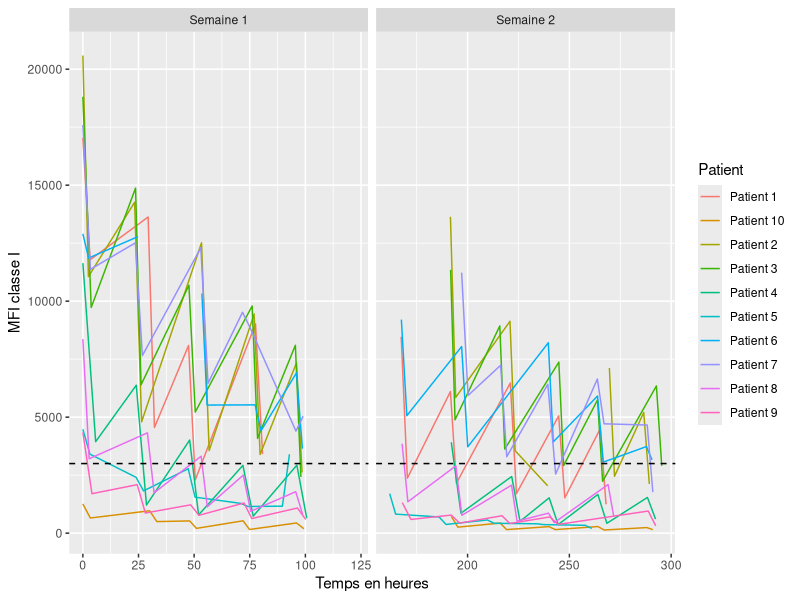
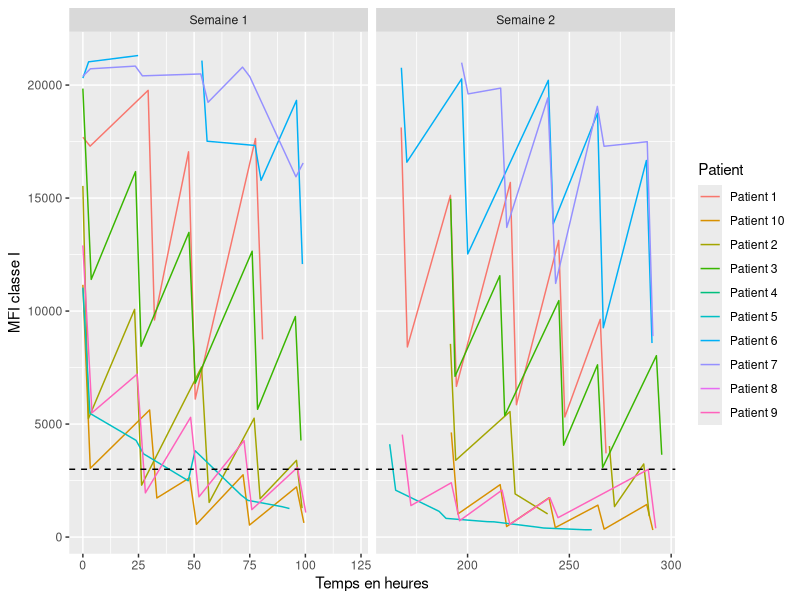
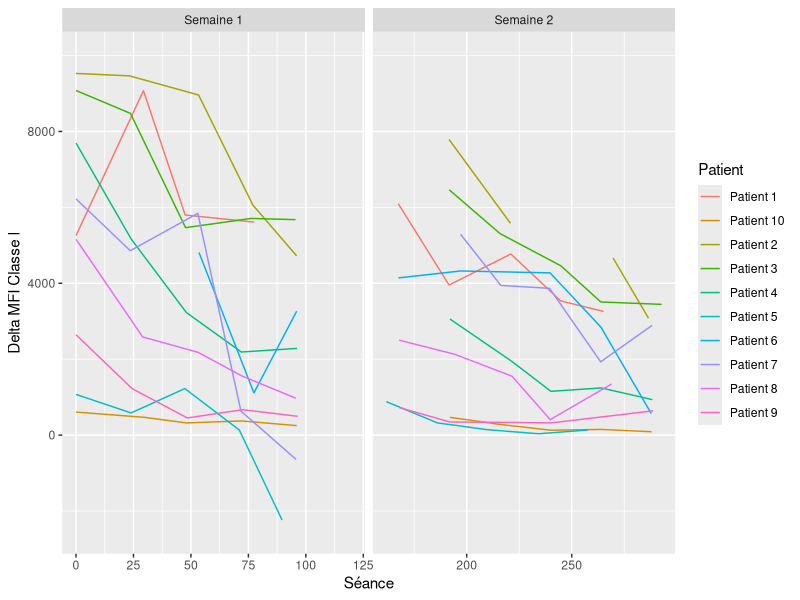
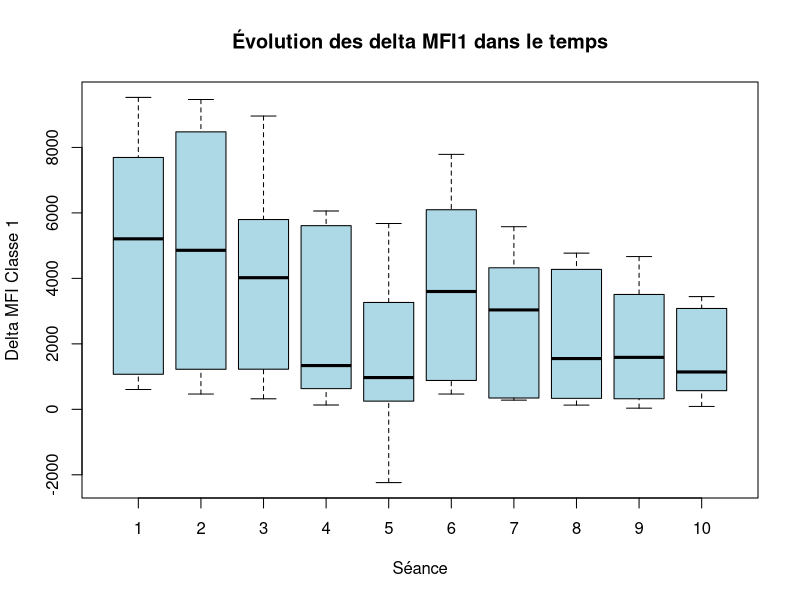
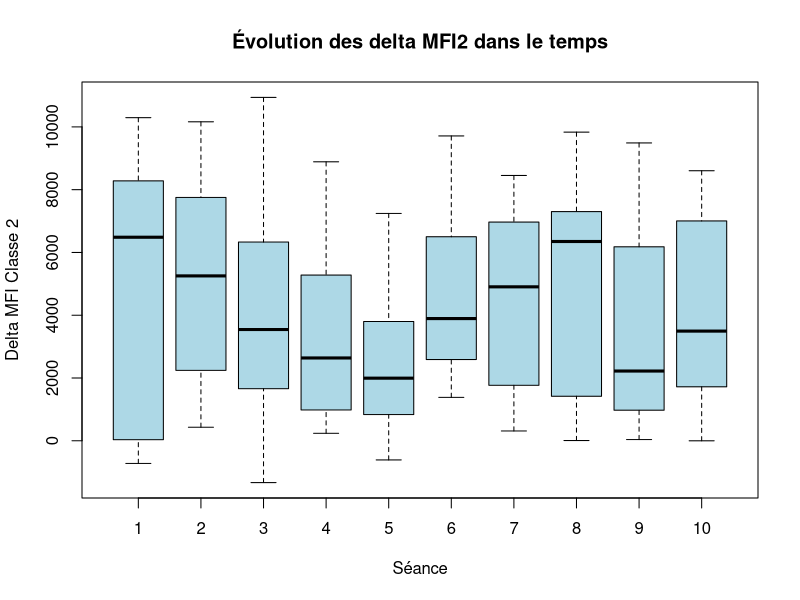
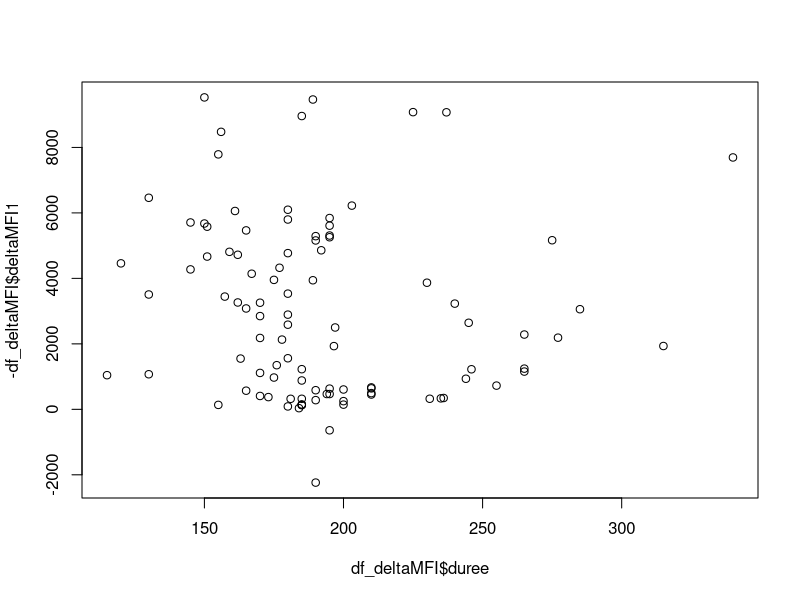
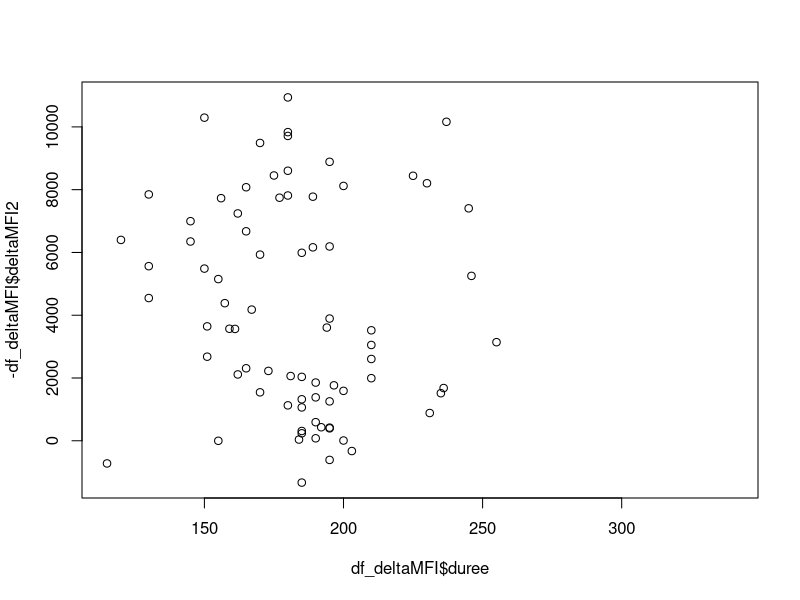
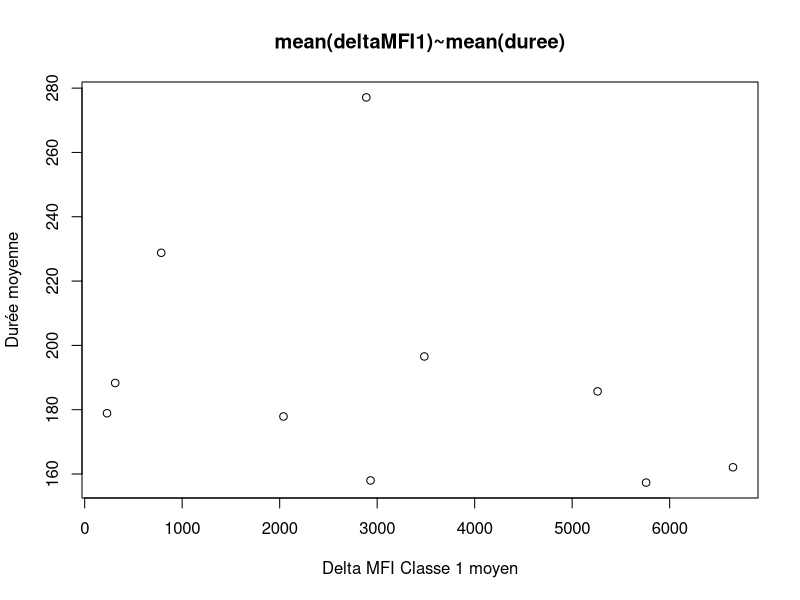

Generate these figures, in order, with R:
## Paramétrage du chemin de l'espace de travail :
# setwd("/Users/enzo/Documents/Enzo/Master/Projet tutoré")


## Librairies :
# Installation :
# install.packages("ggplot2")

# Chargement :
library(ggplot2)
library(GGally)

## Importation des données
data <- read.csv("donnees_corrigees_CINEDESIM.csv", header = TRUE, encoding = "UTF-8")[-1]

# Mise en facteur des variables quali :
data$nom_batch <- factor(data$nom_batch)
data$temp <- factor(data$temp)
data$C1.epi_maj <- factor(data$C1.epi_maj)
data$C2.epi_maj <- factor(data$C2.epi_maj)
data$sexe <- factor(data$sexe)
data$type_donneur <- factor(data$type_donneur)
data$transfusion <- factor(data$transfusion)
data$semaine <- factor(data$semaine, labels = c("Semaine 1", "Semaine 2"))

# Passage des variables quanti de caractère à numérique :
data$poids <- as.double(data$poids)
data$vol_pla_prescrit <- as.integer(data$vol_pla_prescrit)
data$vol_pla_traite <- as.integer(data$vol_pla_traite)

# Séparation en jeux de données par patient
liste_patients <- list()
for (patient in levels(data$nom_batch)){
  i <- which(levels(data$nom_batch) == patient)
  liste_patients[[i]] <- subset(data, data$nom_batch == patient)
}

## Graphiques des MFI et delta MFI
# MFI
graph_MFI1 <-  ggplot(data, aes(x = temps, y = C1.MFI, group=as.factor(nom_batch), color=as.factor(nom_batch))) +
  geom_line() +
  facet_grid(~semaine, scales = "free_x") +
  geom_hline(yintercept = 3000, color = "black", linetype = "dashed") +
  labs(x = "Temps en heures",
       y = "MFI classe I",
       color="Patient")
graph_MFI1


graph_MFI2 <-  ggplot(data, aes(x = temps, y = C2.MFI, group=as.factor(nom_batch), color=as.factor(nom_batch))) +
  geom_line() +
  facet_grid(~semaine, scales = "free_x") +
  geom_hline(yintercept = 3000, color = "black", linetype = "dashed") +
  labs(x = "Temps en heures",
       y = "MFI classe I",
       color="Patient")
graph_MFI2

# Delta MFI
# Creation d'un dataset adapté
df_deltaMFI <- data[seq(1, dim(data)[1], 2),]

# Représentation graphique
graph_delta_MFI1 <- ggplot(df_deltaMFI, aes(x=temps, y = - deltaMFI1, group=as.factor(nom_batch), color=as.factor(nom_batch))) +
  geom_line() +
  facet_grid(~semaine, scales = "free_x") +
  labs(x = "Séance",
       y = "Delta MFI Classe I",
       color="Patient") + 
  ylim(-2500,10000)
graph_delta_MFI1

mean(df_deltaMFI$deltaMFI1[seq(1, length(df_deltaMFI$deltaMFI1), 10)])
rep(df_deltaMFI$deltaMFI1, each = 2)

# Boxplot des Delta MFI par séance pour voir l'évolution générale
nb_patients <- length(levels(data$nom_batch))
nb_seances <- length(levels(data$temp)) / 2
boxplot(-df_deltaMFI$deltaMFI1~rep(1:nb_seances, nb_patients), xlab = "Séance", ylab = "Delta MFI Classe 1", main = "Évolution des delta MFI1 dans le temps", col = "lightblue")
boxplot(-df_deltaMFI$deltaMFI2~rep(1:nb_seances, nb_patients), xlab = "Séance", ylab = "Delta MFI Classe 2",  main = "Évolution des delta MFI2 dans le temps", col = "lightblue")

# Variations delta MFI dependantes de la durée de séance ? Moyenne / moyenne ou mediane / mediane
plot(-df_deltaMFI$deltaMFI1~df_deltaMFI$duree)
plot(-df_deltaMFI$deltaMFI2~df_deltaMFI$duree)

moy1 <- aggregate(cbind(-df_deltaMFI$deltaMFI1, df_deltaMFI$duree) , list(df_deltaMFI$nom_batch), mean, na.rm = TRUE)
moy2 <- aggregate(cbind(-df_deltaMFI$deltaMFI2, df_deltaMFI$duree) , list(df_deltaMFI$nom_batch), mean, na.rm = TRUE)

plot(moy1[,c(2,3)], xlab = "Delta MFI Classe 1 moyen", ylab = "Durée moyenne", main = "mean(deltaMFI1)~mean(duree)")
plot(moy2[,c(2,3)], xlab = "Delta MFI Classe 2 moyen", ylab = "Durée moyenne", main = "mean(deltaMFI2)~mean(duree)")

med1 <- aggregate(cbind(-df_deltaMFI$deltaMFI1, df_deltaMFI$duree) , list(df_deltaMFI$nom_batch), median, na.rm = TRUE)
med2 <- aggregate(cbind(-df_deltaMFI$deltaMFI2, df_deltaMFI$duree) , list(df_deltaMFI$nom_batch), median, na.rm = TRUE)

plot(med1[,c(2,3)], xlab = "Delta MFI Classe 1 médian", ylab = "Durée médianne", main = "median(deltaMFI1)~median(duree)")
plot(med2[,c(2,3)], xlab = "Delta MFI Classe 2 médian", ylab = "Durée médianne", main = "median(deltaMFI2)~median(duree)")


##
ggplot(df_deltaMFI, aes(x=temps, y = - deltaMFI1/duree, group=as.factor(nom_batch), color=as.factor(nom_batch))) +
  geom_line() +
  facet_grid(~semaine, scales = "free_x") +
  labs(x = "Séance",
       y = "Delta MFI Classe I / duree seance",
       color="Patient")


graph_delta_MFI2 <- ggplot(df_deltaMFI, aes(x=temps, y = - deltaMFI2, group=as.factor(nom_batch), color=as.factor(nom_batch))) +
  geom_line() +
  facet_grid(~semaine, scales = "free_x") +
  labs(x = "Séance",
       y = "Delta MFI Classe II",
       color="Patient")
graph_delta_MFI2


## Croisements avec nos variables d'intérêt
# Croisement entre le MFI1 initial et les covariables
palette <- rainbow(nb_patients)

# MFI1 Initiaux
plot(data$C1.MFI[seq(1, 181, 20)], col = palette, pch = 19, main = "Niveau du MFI1 Initial",
     ylab = "MFI1 Initial", xlab = "Patient")
legend("topright", legend = paste("Patient", 1:nb_patients), col = palette, pch = 19)

p1 <- liste_patients[[1]]
p10 <- liste_patients[[2]]
p2 <- liste_patients[[3]]
p3 <- liste_patients[[4]]
p4 <- liste_patients[[5]]
p5 <- liste_patients[[6]]
p6 <- liste_patients[[7]]
p7 <- liste_patients[[8]]
p8 <- liste_patients[[9]]
p9 <- liste_patients[[10]]

# MFI1 Initial X Durée
duree_MFI1 <- cbind(p1$duree[seq(1, 19, 2)]/p1$C1.MFI[1], p2$duree[seq(1, 19, 2)]/p2$C1.MFI[1],
                    p3$duree[seq(1, 19, 2)]/p3$C1.MFI[1], p4$duree[seq(1, 19, 2)]/p4$C1.MFI[1],
                    p5$duree[seq(1, 19, 2)]/p5$C1.MFI[1], p6$duree[seq(1, 19, 2)]/p6$C1.MFI[1],
                    p7$duree[seq(1, 19, 2)]/p7$C1.MFI[1], p8$duree[seq(1, 19, 2)]/p8$C1.MFI[1],
                    p9$duree[seq(1, 19, 2)]/p9$C1.MFI[1], p10$duree[seq(1, 19, 2)]/p10$C1.MFI[1])

plot(duree_MFI1[,1], col = palette[1], type = "l", ylim = c(0, max(duree_MFI1)))
lines(duree_MFI1[,2], col = palette[2])
lines(duree_MFI1[,3], col = palette[3])
lines(duree_MFI1[,4], col = palette[4])
lines(duree_MFI1[,5], col = palette[5])
lines(duree_MFI1[,6], col = palette[6])
lines(duree_MFI1[,7], col = palette[7])
lines(duree_MFI1[,8], col = palette[8])
lines(duree_MFI1[,9], col = palette[9])
lines(duree_MFI1[,10], col = palette[10])

# MFI1 Initial X MFI1
MFI1XInit <- cbind(p1$C1.MFI[seq(1, 19, 2)]/p1$C1.MFI[1], p2$C1.MFI[seq(1, 19, 2)]/p2$C1.MFI[1],
                    p3$C1.MFI[seq(1, 19, 2)]/p3$C1.MFI[1], p4$C1.MFI[seq(1, 19, 2)]/p4$C1.MFI[1],
                    p5$C1.MFI[seq(1, 19, 2)]/p5$C1.MFI[1], p6$C1.MFI[seq(1, 19, 2)]/p6$C1.MFI[1],
                    p7$C1.MFI[seq(1, 19, 2)]/p7$C1.MFI[1], p8$C1.MFI[seq(1, 19, 2)]/p8$C1.MFI[1],
                    p9$C1.MFI[seq(1, 19, 2)]/p9$C1.MFI[1], p10$C1.MFI[seq(1, 19, 2)]/p10$C1.MFI[1])

plot(MFI1XInit[,1], col = palette[1], type = "l", ylim = c(0, max(MFI1XInit, na.rm = TRUE)))
lines(MFI1XInit[,2], col = palette[2])
lines(MFI1XInit[,3], col = palette[3])
lines(MFI1XInit[,4], col = palette[4])
lines(MFI1XInit[,5], col = palette[5])
lines(MFI1XInit[,6], col = palette[6])
lines(MFI1XInit[,7], col = palette[7])
lines(MFI1XInit[,8], col = palette[8])
lines(MFI1XInit[,9], col = palette[9])
lines(MFI1XInit[,10], col = palette[10])

# Croisement entre le MFI2 initial et les covariables
nb_patients <- 8
palette <- rainbow(nb_patients)

# MFI2 Initiaux
plot(c(1:3, 5:7, 9, 10), data$C2.MFI[seq(1, 181, 20)][which(!is.na(data$C2.MFI[seq(1, 181, 20)]))], col = palette, pch = 19, main = "Niveau du MFI2 Initial",
     ylab = "MFI2 Initial", xlab = "Patient")
legend("topright", legend = paste("Patient", 1:nb_patients), col = palette, pch = 19)

# MFI2 Initial X Durée
duree_MFI2 <- cbind(p1$duree[seq(1, 19, 2)]/p1$C2.MFI[1], p2$duree[seq(1, 19, 2)]/p2$C2.MFI[1],
                    p3$duree[seq(1, 19, 2)]/p3$C2.MFI[1],# p4$duree[seq(1, 19, 2)]/p4$C2.MFI[1],
                    p5$duree[seq(1, 19, 2)]/p5$C2.MFI[1], p6$duree[seq(1, 19, 2)]/p6$C2.MFI[1],
                    p7$duree[seq(1, 19, 2)]/p7$C2.MFI[1],# p8$duree[seq(1, 19, 2)]/p8$C2.MFI[1],
                    p9$duree[seq(1, 19, 2)]/p9$C2.MFI[1], p10$duree[seq(1, 19, 2)]/p10$C2.MFI[1])

plot(duree_MFI2[,1], col = palette[1], type = "l", ylim = c(0, max(duree_MFI2)))
lines(duree_MFI2[,2], col = palette[2])
lines(duree_MFI2[,3], col = palette[3])
lines(duree_MFI2[,4], col = palette[4])
lines(duree_MFI2[,5], col = palette[5])
lines(duree_MFI2[,6], col = palette[6])
lines(duree_MFI2[,7], col = palette[7])
lines(duree_MFI2[,8], col = palette[8])
# lines(duree_MFI2[,9], col = palette[9])
# lines(duree_MFI2[,10], col = palette[10])

# MFI2 Initial X MFI2
MFI2XInit <- cbind(p1$C2.MFI[seq(1, 19, 2)]/p1$C2.MFI[1], p2$C2.MFI[seq(1, 19, 2)]/p2$C2.MFI[1],
                   p3$C2.MFI[seq(1, 19, 2)]/p3$C2.MFI[1],# p4$C2.MFI[seq(1, 19, 2)]/p4$C2.MFI[1],
                   p5$C2.MFI[seq(1, 19, 2)]/p5$C2.MFI[1], p6$C2.MFI[seq(1, 19, 2)]/p6$C2.MFI[1],
                   p7$C2.MFI[seq(1, 19, 2)]/p7$C2.MFI[1],# p8$C2.MFI[seq(1, 19, 2)]/p8$C2.MFI[1],
                   p9$C2.MFI[seq(1, 19, 2)]/p9$C2.MFI[1], p10$C2.MFI[seq(1, 19, 2)]/p10$C2.MFI[1])

plot(MFI2XInit[,1], col = palette[1], type = "l", ylim = c(0, max(MFI2XInit, na.rm = TRUE)))
lines(MFI2XInit[,2], col = palette[2])
lines(MFI2XInit[,3], col = palette[3])
lines(MFI2XInit[,4], col = palette[4])
lines(MFI2XInit[,5], col = palette[5])
lines(MFI2XInit[,6], col = palette[6])
lines(MFI2XInit[,7], col = palette[7])
lines(MFI2XInit[,8], col = palette[8])
# lines(MFI2XInit[,9], col = palette[9])
# lines(MFI2XInit[,10], col = palette[10])




